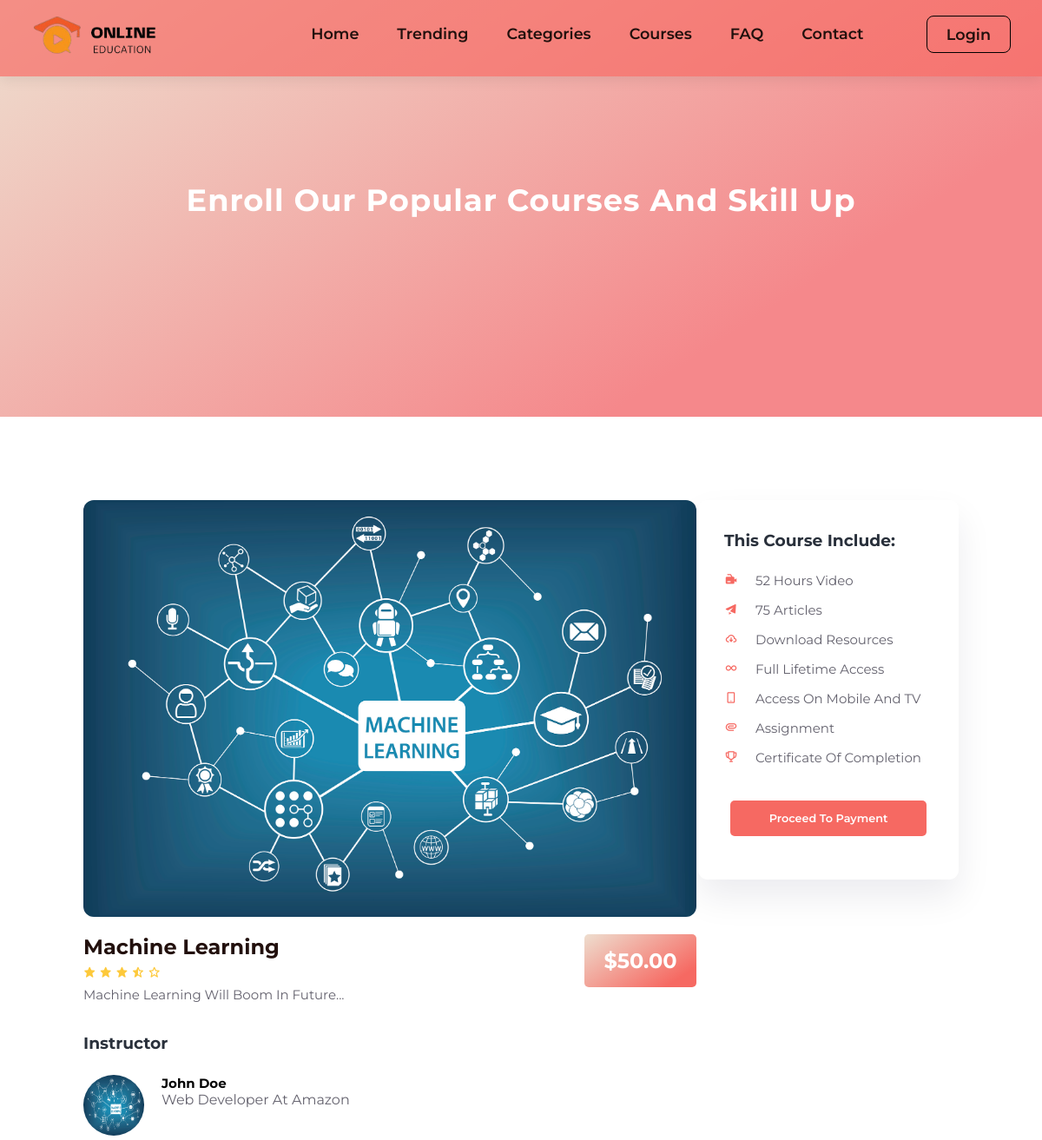
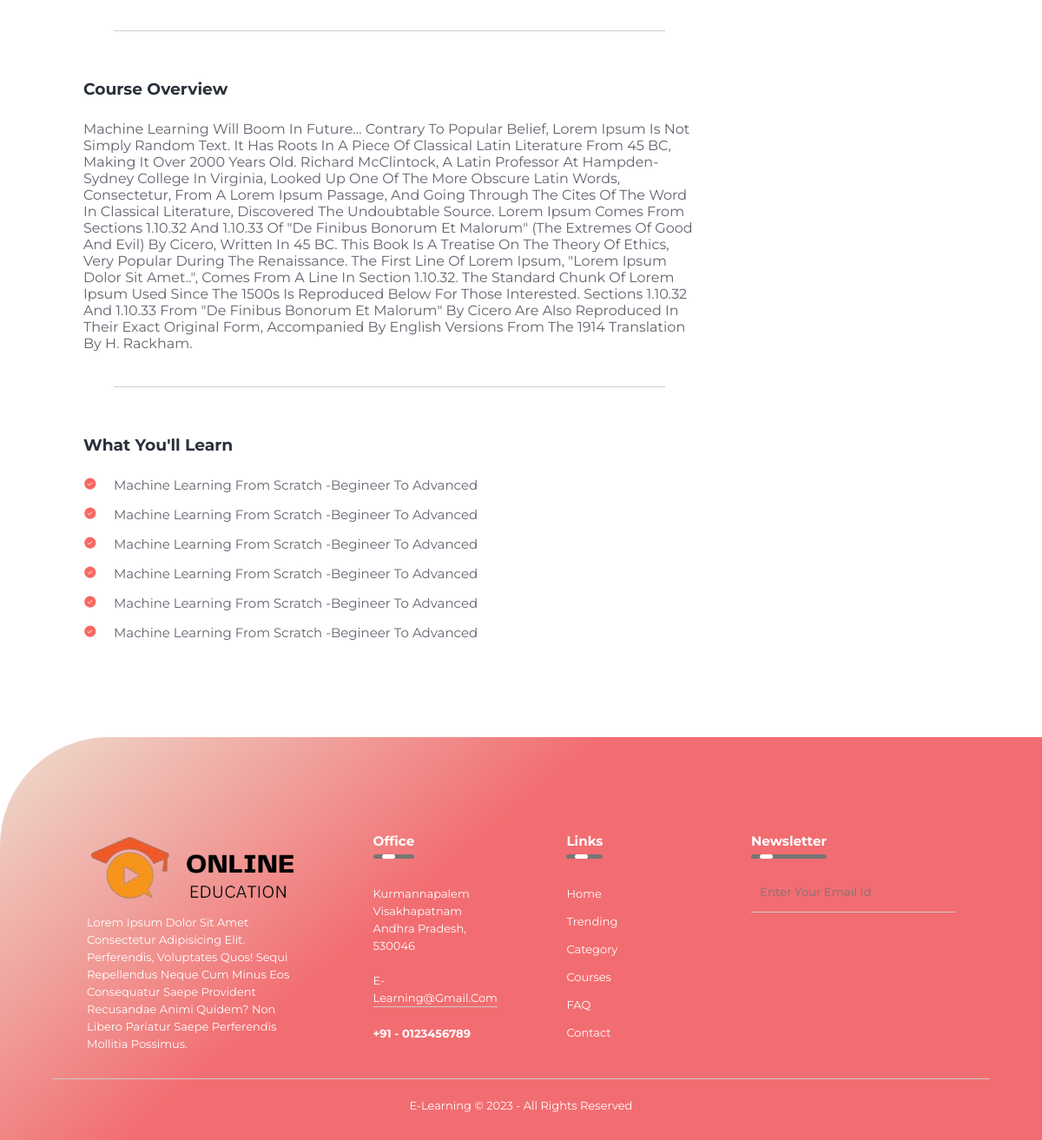
Screenshot of /TxnTest.php?id=2 with the database file from the repository (2 pictures, top to bottom).
### tables this page shows
CREATE TABLE `courses` (
  `id` int(11) NOT NULL,
  `title` text DEFAULT NULL,
  `category` text DEFAULT NULL,
  `description` text DEFAULT NULL,
  `video` longblob DEFAULT NULL,
  `image` longblob DEFAULT NULL,
  `price` text DEFAULT NULL,
  `type` text DEFAULT NULL,
  `courseid` text DEFAULT NULL,
  `createdat` date DEFAULT current_timestamp()
);

### TxnTest.php (the view, shortened to what this page needs)
<?php
    require_once('./config.php');
    if($_SERVER['REQUEST_METHOD'] == 'GET'){
      $id = $_GET["id"];
      $result = mysqli_query($conn,"SELECT * FROM `courses` WHERE id=$id");
      $row = $result->fetch_assoc();
      $title = $row['title'];
      $description = $row['description'];
      $price = $row['price'];
  }
?>
<!DOCTYPE html PUBLIC "-//W3C//DTD HTML 4.01 Transitional//EN" "http://www.w3.org/TR/html4/loose.dtd">
<html lang="en">
<head>
    <link rel="stylesheet" href="./css/singlecourse.css">
    <link href='https://unpkg.com/boxicons@2.1.4/css/boxicons.min.css' rel='stylesheet'>
</head>
<body>
    <header class="sticky">
        <a href="#" class="logo">
          <img src="./images/logo.png" alt="">
        </a>
        <ul class="navbar">
          <li><a href="./index.php">Home</a></li>
          <li><a href="./index.php#trending">Trending</a></li>
          <li><a href="./index.php#categories">Categories</a></li>
          <li><a href="./all-courses.php">Courses</a></li>
          <li><a href="./index.php#faq">FAQ</a></li>
          <li><a href="./index.php#contact">Contact</a></li>
        </ul>
        <div class="header-icons">
          <?php if(isset($_SESSION['role']) && $_SESSION['role'] == "user"): ?>
            <a href="./profile.php"><i class='bx bxs-user'></i></a>
            <a href="#"><i class='bx bx-heart'></i></a>
            <a href="#"><i class='bx bx-cart'></i></a>
            <a href="./logout.php" class="logout">Logout</a>
          <?php elseif(isset($_SESSION['role']) && $_SESSION['role'] == "admin"): ?>
            <a href="./adminpanel/admin.php" class="login">Admin</a>
          <?php else: ?>
            <a href="./login.php" class="login">Login</a>
          <?php endif; ?>
        </div>
    </header>
      <section id="about-home">
          <h2>Enroll Our Popular Courses and skill up</h2>
      </section>
      <section id="course-inner">
          <div class="overview">
              <img class="course-img" src="./adminpanel/database/courses/<?php echo $row['image']; ?>" alt='image'>
              <div class="course-head">
                  <div class="c-name">
                        <h2><?php echo $title; ?></h2>
                        <div class="star">
                            <i class='bx bxs-star'></i>
                            <i class='bx bxs-star'></i>
                            <i class='bx bxs-star'></i>
                            <i class='bx bxs-star-half'></i>
                            <i class='bx bx-star'></i>
                        </div>
                        <p><?php echo $description; ?></p>
                  </div>
                  <span><?php echo $price; ?></span>
              </div>
              <h3>Instructor</h3>
              <div class="tutor">
                  <img src="./adminpanel/database/courses/<?php echo $row['image']; ?>" alt="">
                  <div class="tutor-det">
                      <h5>John Doe</h5>
                      <p>Web Developer at Amazon</p>
                  </div>
              </div>
              <hr>
              <h3>Course Overview</h3>
              <p>
                <?php echo $description; ?>
                Contrary to popular belief, Lorem Ipsum is not simply random text. It has roots in a piece of classical Latin literature from 45 BC, making it over 2000 years old. Richard McClintock, a Latin professor at Hampden-Sydney College in Virginia, looked up one of the more obscure Latin words, consectetur, from a Lorem Ipsum passage, and going through the cites of the word in classical literature, discovered the undoubtable source. Lorem Ipsum comes from sections 1.10.32 and 1.10.33 of "de Finibus Bonorum et Malorum" (The Extremes of Good and Evil) by Cicero, written in 45 BC. This book is a treatise on the theory of ethics, very popular during the Renaissance. The first line of Lorem Ipsum, "Lorem ipsum dolor sit amet..", comes from a line in section 1.10.32.
                The standard chunk of Lorem Ipsum used since the 1500s is reproduced below for those interested. Sections 1.10.32 and 1.10.33 from "de Finibus Bonorum et Malorum" by Cicero are also reproduced in their exact original form, accompanied by English versions from the 1914 translation by H. Rackham.
              </p>
              <hr>
              <h3>What you'll Learn</h3>
              <div class="learn">
                  <p><i class='bx bxs-check-circle'></i><?php echo $title; ?> from scratch -begineer to advanced</p>
                  <p><i class='bx bxs-check-circle'></i><?php echo $title; ?> from scratch -begineer to advanced</p>
                  <p><i class='bx bxs-check-circle'></i><?php echo $title; ?> from scratch -begineer to advanced</p>
                  <p><i class='bx bxs-check-circle'></i><?php echo $title; ?> from scratch -begineer to advanced</p>
                  <p><i class='bx bxs-check-circle'></i><?php echo $title; ?> from scratch -begineer to advanced</p>
                  <p><i class='bx bxs-check-circle'></i><?php echo $title; ?> from scratch -begineer to advanced</p>
              </div>
          </div>
          <div class="enroll">
            <h3>This course include:</h3>
            <p><i class='bx bxs-video-recording'></i></i>52 hours video</p>
            <p><i class='bx bxs-paper-plane'></i>75 articles</p>
            <p><i class='bx bx-cloud-download'></i>Download resources</p>
            <p><i class='bx bx-infinite'></i>Full lifetime access</p>
            <p><i class='bx bx-mobile-alt'></i>Access on mobile and TV</p>
            <p><i class='bx bx-paperclip'></i>Assignment</p>
            <p><i class='bx bx-trophy'></i>Certificate of Completion</p>
            <form method="post" action="pgRedirect.php">
              <div class="enroll-btn">
                <input type="submit" value="Proceed to Payment" class="blue" id ="logon" onclick="">
              </div>
            </form>
          </div>
      </section>
      <footer>
        <div class="row">
          <div class="col">
            <img src="./images/logo.png" alt="" class="logo">
            <p>Lorem ipsum dolor sit amet consectetur adipisicing elit. Perferendis, voluptates quos! Sequi repellendus neque cum minus eos consequatur saepe provident recusandae animi quidem? Non libero pariatur saepe perferendis mollitia possimus.</p>
          </div>
          <div class="col">
            <h3>office <div class="underline"><span></span></div></h3>
            <p>Kurmannapalem</p>
            <p>Visakhapatnam</p>
            <p>Andhra Pradesh, 530046</p>
            <p class="email-id">e-learning@gmail.com</p>
            <h4>+91 - 0123456789</h4>
          </div>
          <div class="col">
            <h3>Links <div class="underline"><span></span></div></h3>
            <ul>
              <li><a href="./index.php#home">Home</a></li>
              <li><a href="./index.php#trending">Trending</a></li>
              <li><a href="./index.php#categories">Category</a></li>
              <li><a href="./index.php#courses">Courses</a></li>
              <li><a href="./index.php#faq">FAQ</a></li>
              <li><a href="./index.php#contact">Contact</a></li>
            </ul>
          </div>
          <div class="col">
            <h3>Newsletter <div class="underline"><span></span></div></h3>
            <form class="footer-form">
              <input type="email" placeholder="Enter your email id" required>
            </form>
          </div>
        </div>
        <hr>
        <p class="copyright">E-learning © 2023 - All Rights Reserved</p>
      </footer>
</body>
</html>

### rows the page displays
courses: image (picture), title "Machine Learning", description "Machine Learning Will Boom In Future...", price "$50.00"
